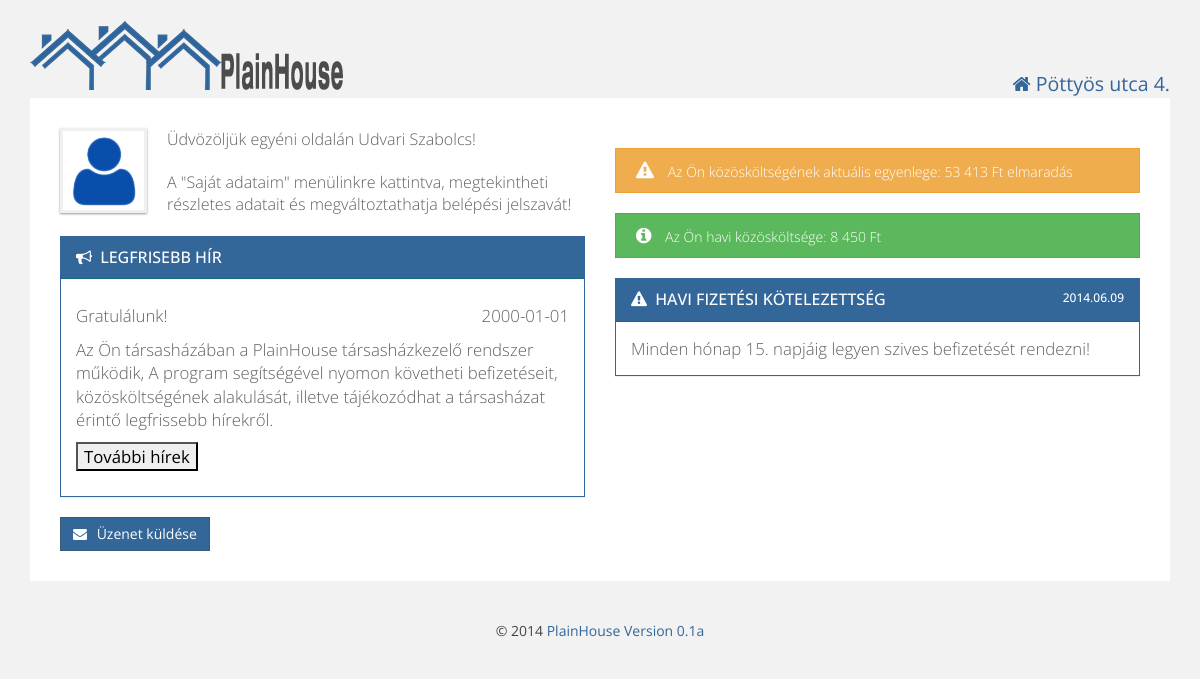
The page / (signed in) on the database as committed earlier.
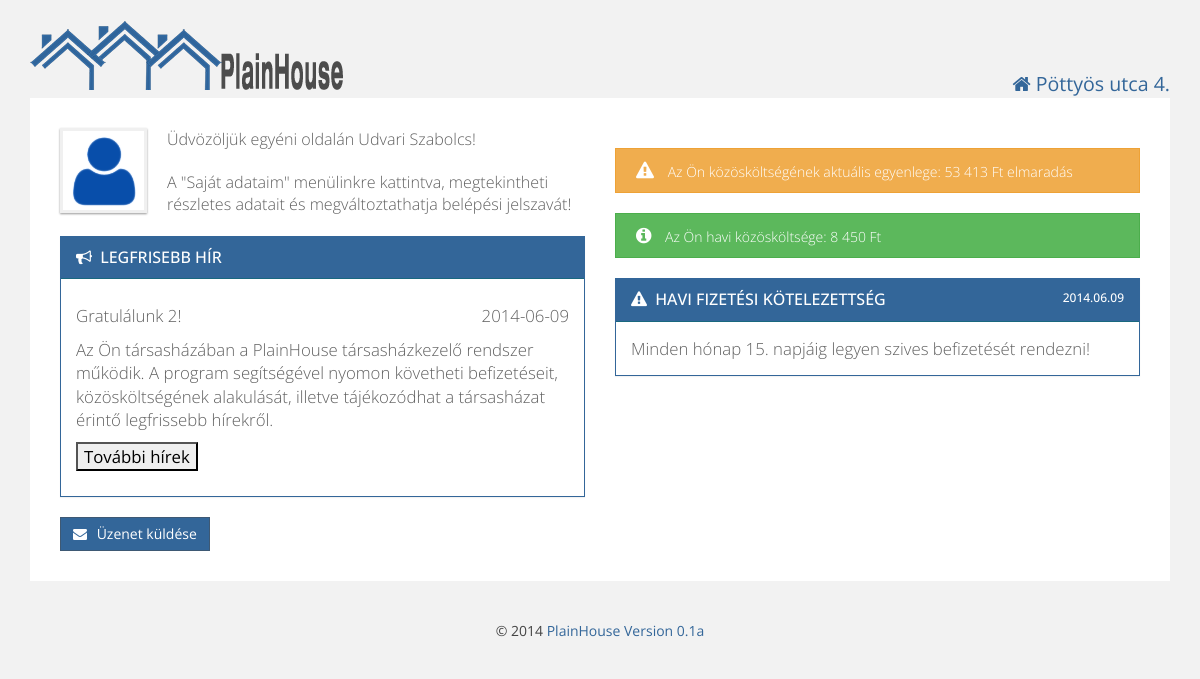
The same page on the database as committed later.
### tables this page shows
CREATE TABLE IF NOT EXISTS `residents` (
  `id` int(11) NOT NULL AUTO_INCREMENT,
  `firstname` varchar(100) NOT NULL,
  `lastname` varchar(100) NOT NULL,
  `email` varchar(100) NOT NULL,
  `username` varchar(25) NOT NULL,
  `password` varchar(512) NOT NULL,
  `depositid` int(11) NOT NULL,
  `active` int(11) NOT NULL DEFAULT '1',
  `admin` int(11) NOT NULL DEFAULT '0',
  PRIMARY KEY (`id`),
  UNIQUE KEY `deposit_id` (`depositid`),
  UNIQUE KEY `e-mail` (`email`)
);

CREATE TABLE IF NOT EXISTS `board` (
  `id` int(11) NOT NULL AUTO_INCREMENT,
  `creation_date` date NOT NULL,
  `title` varchar(250) NOT NULL,
  `text` text NOT NULL,
  `valid_till` date NOT NULL DEFAULT '2099-12-31',
  `valid` tinyint(1) NOT NULL DEFAULT '1',
  PRIMARY KEY (`id`)
);

CREATE TABLE IF NOT EXISTS `deposit_balance` (
  `id` int(11) NOT NULL AUTO_INCREMENT,
  `deposit_id` int(11) NOT NULL,
  `year` year(4) NOT NULL,
  `opening_balance` int(11) NOT NULL,
  `actual_balance` int(11) NOT NULL,
  PRIMARY KEY (`id`),
  KEY `deposit_id` (`deposit_id`)
);

### db.php (called while the page is built, shortened)
<?php
function getUserData($id) {
    $sql = "SELECT `residents`.`id`,`residents`.`firstname`,`residents`.`lastname`,"
            . "`residents`.`email`,`residents`.`username`,`deposits`.`floor`,"
            . "`deposits`.`door` FROM residents LEFT JOIN `deposits` "
            . "ON `residents`.`depositid` = `deposits`.`id` WHERE `residents`.`id` = $id;";
    $result = mysql_query($sql);
    $array = array();
    while ($row = mysql_fetch_assoc($result)) {
        $array = $row;
    }
    return $array;
}
function getCurrentBalance($id) {
    $year = date("Y");
    $sql = "SELECT `actual_balance` FROM `deposit_balance` WHERE `deposit_id` = '$id' AND `year` = '$year'";
    $result = mysql_query($sql);
    while ($row = mysql_fetch_assoc($result)) {
        $balance = $row["actual_balance"];
    }
    return $balance;
}
function getLatestBoardMessage() {
    $sql = "SELECT * FROM `board`  WHERE `valid` = 1 AND (`valid_till`> CURDATE()) ORDER BY `id` DESC LIMIT 1";
    $result = mysql_query($sql);
    while ($row = mysql_fetch_assoc($result)) {
        $msg = $row;
    }
    if (mysql_num_rows($result)!=0){
     return $msg;
    }
}

### config.php (called while the page is built, shortened)
<?php
$website['title'] = "PlainHouse";
$website['version'] = "0.1a";

### html.php (the view, shortened to what this page needs)
<?php
include_once 'config.php';
function htmlHead($title, $house) {
    echo <<<EOT
	<!doctype html>
<html>
    <head>
        <meta http-equiv="Content-Type" content="text/html; charset=UTF-8">
		<meta name="viewport" content="width=device-width, initial-scale=1.0">
		<link href="favicon.ico" rel="icon" type="image/x-icon" />
        <title>$title - $house</title>
        <script src="js/jquery.js"></script>
        <script src="js/bootstrap.js"></script>
        <script src="js/bootstrap-dialog.js" type="text/javascript"></script>
        <script src="js/plainhome.js" type="text/javascript"></script>
        <script src="js/form-validator.js" type="text/javascript"></script>
        <link href='http://fonts.googleapis.com/css?family=Open+Sans' rel='stylesheet' type='text/css'>
        <link href="css/bootstrap-dialog.css" rel="stylesheet" type="text/css"/>
		<link href="css/bootstrap.css" rel="stylesheet">
		<link href="css/style.css" rel="stylesheet">
		<link href="css/plainhome.css" rel="stylesheet">
		<link href="css/datepicker.css" rel="stylesheet">
		<link href="css/font-awesome.min.css" rel="stylesheet">
	<!--[if lt IE 9]>
		<script src="js/html5shiv.js"></script>
		<script src="js/respond.js"></script>
	<![endif]-->
     </head>
    <body>
EOT;
}
function htmlEnd() {
    global $website;
    echo <<<EOT
			</div>
			<div class="footer">
				<p class="textCenter">
                                        &copy; 2014 <a href="http://webariel.hu" target="_blank">PlainHouse Version {$website['version']}</a></p>
			</div>
		</div>
		<script src="js/stacktable.js" type="text/javascript"></script>
	</body>
	</html>
EOT;
}
function webheader($user) {
    global $house;
    echo <<<EOT
    <div class="container">
	    <div class="row">
	        <div class="col-md-8">
	            <div class="logo">
	                <a href="index.php"><img alt="PlainHome" src="pics/logo.png" /></a>
	            </div>
	        </div>
	        <div class="col-md-4 userInfo">
	            <p class="textRight"><i class="fa fa-home"></i> {$house['name']}</p>
	        </div>
	        <div>
	            <div class="nav">
	                <input type="checkbox" id="toggle" />
EOT;
    echo <<<EOT
                </div>
			</div>
	    </div>
		<div class="modal fade" id="signOut" tabindex="-1" role="dialog" aria-hidden="true">
			<div class="modal-dialog">
				<div class="modal-content">
					<div class="modal-body">
						<p class="lead">Biztosan ki akar lépni?</p>
					</div>
					<div class="modal-footer">
						<a href="index.php?logout=1" class="btn btn-success btn-icon-alt">Kilépés <i class="fa fa-sign-out"></i></a>
						<button type="button" class="btn btn-warning btn-icon" data-dismiss="modal"><i class="fa fa-times-circle"></i> Mégsem</button>
					</div>
				</div>
			</div>
		</div>
EOT;
}
function sendMessage() {
    echo <<<EOT
		<a data-toggle="modal" href="#newMsg" class="btn btn-success btn-icon floatLeft"><i class="fa fa-envelope"></i> Üzenet küldése</a>
		<div class="modal fade" id="newMsg" tabindex="-1" role="dialog" aria-hidden="true">
			<div class="modal-dialog">
				<div class="modal-content">
					<div class="modal-header modal-primary">
						<button type="button" class="close" data-dismiss="modal" aria-hidden="true"><i class="fa fa-times"></i></button>
						<h4 class="modal-title">Kérdése van? Információra van szüksége?</h4>
					</div>
					<form action="message.php" method="post">
						<div class="modal-body">
							<div class="form-group">
		                        <label for="subject">Tárgy</label>
								<input type="text" class="form-control" name="subject" id="subject" value="" />
								<span class="help-block">Kérjük, adja meg üzenete tárgyát.</span>
		                    </div>
							<div class="form-group">
								<label for="comment">Üzenet</label>
								<textarea class="form-control" name="comment" id="comment" rows="4"></textarea>
								<span class="help-block">Kérjük fogalmazza meg röviden, lényegretörően üzenetét. HTML kód nem használható!</span>
							</div>
						</div>
						<div class="modal-footer">
							<button type="input" name="submit" value="sendMsg" class="btn btn-success btn-icon"><i class="fa fa-check-square-o"></i> Küldés</button>
							<button type="button" class="btn btn-warning btn-icon" data-dismiss="modal"><i class="fa fa-times-circle"></i> Mégsem</button>
						</div>
					</form>
				</div>
			</div>
		</div>
EOT;
}
function welcomeIndexUser($user, $ccost, $balance) {
    global $house;
    $msg = getLatestBoardMessage();
    $date = date("Y.m.d");
    $cost = number_format($ccost, 0, ',', ' ');
    if ($balance < 0) {
        $abalance = $balance * -1;
    }
    else {
        $abalance = $balance;
    }
    $abalance = number_format($abalance, 0, ',', ' ');
    echo <<<EOT
<div class="content">
		<div class="row">
	<div class="col-md-6">
		<img alt="Tenant Avatar" src="pics/user_avatar.png" class="avatar" />
		<p class="lead welcomeMsg">Üdvözöljük egyéni oldalán {$user['firstname']} {$user['lastname']}!</p>
		<p class="lead welcomeMsg">A "Saját adataim" menülinkre kattintva, megtekintheti részletes adatait és megváltoztathatja belépési jelszavát!</p>
EOT;
if ($msg)
{
	echo <<<EOT
		<div class="panel panel-info">
		<div class="panel-heading">
		<h3 class="panel-title"><i class="fa fa-bullhorn"></i> Legfrisebb hír</h3>
		</div>
                <div class="panel-body"><p>{$msg['title']}<span style="float: right">{$msg['creation_date']}</span></p>
		<p>{$msg['text']}</p>
		<p><a href="board.php"><button type="button"><i class=""></i>További hírek</button></a></p>
		</div>
		</div>
EOT;
}
echo <<<EOT
	</div>
	<div class="col-md-6">
EOT;
    if ($balance < 0)
    {
        echo <<<EOT
                <div class="alertMsg warning"><i class="fa fa-warning"></i> Az Ön közösköltségének aktuális egyenlege: <span class="floatLeft">$abalance Ft elmaradás</span></div>
EOT;
    }
    else
    {
        echo <<<EOT
                <div class="alertMsg success"><i class="fa fa-info-circle"></i> Az Ön közösköltségének aktuális egyenlege: <span class="floatLeft">$abalance Ft túlfizetés</span></div>
EOT;
    }
    echo <<<EOT
                <div class="alertMsg success"><i class="fa fa-info-circle"></i> Az Ön havi közösköltsége: <span class="floatLeft">$cost Ft</span></div>
		<div class="panel panel-info">
		<div class="panel-heading">
		<h3 class="panel-title"><i class="fa fa-warning"></i> Havi fizetési kötelezettség<span class="floatRight">$date </span></h3>
		</div>
		<div class="panel-body">Minden hónap {$house['payment_day']}. napjáig legyen szives befizetését rendezni!</div>
		</div>
		</div>
	</div>
EOT;
}

### index.php (shortened to what this page needs)
<?php
include_once 'db.php';
include_once 'config.php';
include_once 'html.php';
htmlHead($website['title'], $house['name']);
webheader($_SESSION);
if (!isset($_SESSION['user']))
{
    welcomeIndexNoUser();
    sendMessageNoUser();
}
else if (isset($_SESSION['depositid']))
{
    $id = $_SESSION['userid'];
    $user = getUserData($id);
    $ccost = getCcost($_SESSION['depositid']);
    $closing_balance = getCurrentBalance($_SESSION['depositid']);
    $balance = getActualBalance($ccost, $closing_balance);
    welcomeIndexUser($user, $ccost, $balance);
    sendMessage();
}
htmlEnd();
?>

### css/style.css (style rules this page uses)
body { background: #f2f2f2; color: #444444; font-family: "Open Sans",sans-serif; font-size: 14px; line-height: 1.42857; }
h1, h2, h3, h4, h5, h6, .h1, .h2, .h3, .h4, .h5, .h6 { font-family: "Open Sans", sans-serif; color: #999999; line-height: 1.1; padding: 2px 0; margin-top: 10px; margin-bottom: 20px; }
p { margin: 10px 0; }
.lead { // margin-bottom: 0; margin-bottom: 20px; font-size: 16.099999999999998px; font-weight: 200; line-height: 1.4; }
.welcomeMsg { margin-top: 0; }
.container { max-width: 1250px; margin-left: auto; margin-right: auto; padding-left: 0; padding-right: 0; }
.container .content { padding: 30px; border-radius: 0; background-color: #ffffff; color: #606060; font-size: 1.2em; font-weight: 200; line-height: 1.4; margin-bottom: 30px; }
.btn { display: inline-block; padding: 6px 12px; margin-bottom: 0; font-size: 14px; font-weight: normal; line-height: 1.428571429; text-align: center; white-space: nowrap; vertical-align: middle; cursor: pointer; border: 1px solid transparent; border-radius: 0; -webkit-user-select: none; -moz-user-select: none; -ms-user-select: none; -o-user-select: none; user-select: none; }
.btn-icon i { margin-right: 6px; }
.btn-success { color: #ffffff; background-color: #336699; border-color: #3e5974; }
.panel { background-color: #ffffff; border: 1px solid transparent; border-radius: 0; box-shadow: 0 1px 1px rgba(0, 0, 0, 0.05); margin-bottom: 20px; }
.panel-heading { padding: 10px 15px; border-bottom: 1px solid transparent; border-top-right-radius: 0; border-top-left-radius: 0; text-transform: uppercase; }
.panel-title { font-size: 16px; margin-bottom: 0; margin-top: 0; border: 0; text-transform: uppercase; }
.panel-title i { margin-right: 4px; }
.panel-title span { font-size: 12px; }
.panel-info { border-color: #336699; }
.panel-info > .panel-heading { color: #ffffff; background-color: #336699; border-color: #19687f; }
.panel-info > .panel-heading > .panel-title { color: #ffffff; }

### css/plainhome.css (style rules this page uses)
body { padding: 20px 30px; }
a { color: #336699; text-decoration: none; }
img { max-width: 100%; height: auto; vertical-align: middle; border: 0; -ms-interpolation-mode: bicubic; }
.textCenter { text-align: center; }
.textRight { text-align: right; font-size: 1.4em; color: #336699; margin: 50px 0 0 0; }
.floatRight { float: right; }
.logo:before, .logo:after { content: " "; display: table; }
.logo:after { clear: both; }
.logo { max-height: 42px; overflow-x: visible; margin-bottom: 30px; }
.footer:before, .footer:after { content: " "; display: table; }
.footer:after { clear: both; }
.footer { overflow-x: visible; margin-top: 30px; }
.avatar { border: 3px solid #f0f0f0; box-shadow: 0 1px 2px #999999; float: left; margin: 0 20px 10px 0; height: 85px; }
.alertMsg { font-size: 14px; font-family: 'Open Sans', sans-serif; line-height: 1.5em; margin: 20px 0; padding: 12px 30px 10px 20px; position: relative; }
.alertMsg i { font-size: 18px; margin-right: 10px; }
.alertMsg.success { background-color: #5cb85c; border: 1px #4cae4c solid; color: #ffffff; }
.alertMsg.warning { background-color: #f0ad4e; border: 1px #eea236 solid; color: #ffffff; }

Rows that differ between the two databases and show on the page:
no longer on this page (row edited): board: title "Gratulálunk!", creation_date "2000-01-01", text "Az Ön társasházában a PlainHouse társasházkezelő rendszer működik, A program segítségével nyomon követheti befizetéseit, közösköltségének alakulását, illetve tájékozódhat a társasházat érintő legfrissebb hírekről."
added board: title "Gratulálunk 2!", creation_date "2014-06-09", text "Az Ön társasházában a PlainHouse társasházkezelő rendszer működik. A program segítségével nyomon követheti befizetéseit, közösköltségének alakulását, illetve tájékozódhat a társasházat érintő legfrissebb hírekről."
